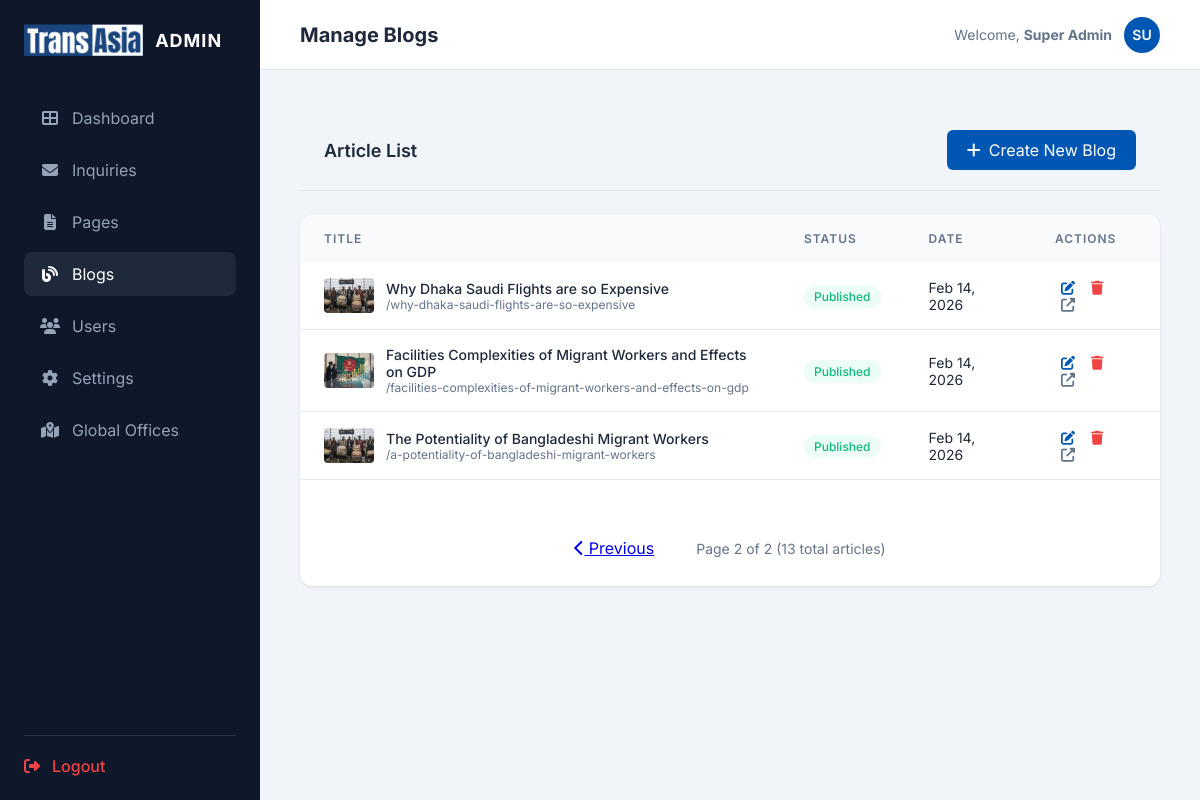
The page /admin/blogs.php?page=2 (signed in) on the database its author committed.
### tables this page shows
CREATE TABLE `blogs` (
  `id` int(11) NOT NULL AUTO_INCREMENT,
  `title` varchar(255) NOT NULL,
  `slug` varchar(255) NOT NULL,
  `keywords` text DEFAULT NULL,
  `content` longtext DEFAULT NULL,
  `excerpt` text DEFAULT NULL,
  `image_url` varchar(255) DEFAULT NULL,
  `status` enum('Draft','Published') DEFAULT 'Draft',
  `created_at` timestamp NOT NULL DEFAULT current_timestamp(),
  `updated_at` timestamp NOT NULL DEFAULT current_timestamp() ON UPDATE current_timestamp(),
  PRIMARY KEY (`id`),
  UNIQUE KEY `slug` (`slug`)
);

### admin/blogs.php (the view, shortened to what this page needs)
<?php
include 'includes/admin-header.php';
$blogs_per_page = 10;
$current_page = isset($_GET['page']) ? max(1, intval($_GET['page'])) : 1;
$offset = ($current_page - 1) * $blogs_per_page;
$count_stmt = $pdo->query("SELECT COUNT(*) FROM blogs");
$total_blogs = $count_stmt->fetchColumn();
$total_pages = ceil($total_blogs / $blogs_per_page);
$stmt = $pdo->prepare("SELECT * FROM blogs ORDER BY created_at DESC LIMIT ? OFFSET ?");
$stmt->execute([$blogs_per_page, $offset]);
$blogs = $stmt->fetchAll();
?>
<div class="card-header" style="display: flex; justify-content: space-between; align-items: center; margin-bottom: 24px;">
    <h2>Article List</h2>
    <a href="blog-edit.php" class="btn btn-primary" style="background: var(--admin-primary); padding: 10px 20px; border-radius: 6px; text-decoration: none; color: white; display: flex; align-items: center; gap: 8px;">
        <i class="fas fa-plus"></i> Create New Blog
    </a>
</div>
<div class="content-card">
    <table class="admin-table">
        <thead>
            <tr>
                <th>Title</th>
                <th>Status</th>
                <th>Date</th>
                <th>Actions</th>
            </tr>
        </thead>
        <tbody>
            <?php foreach ($blogs as $blog): ?>
            <tr>
                <td>
                    <div style="display: flex; align-items: center; gap: 12px;">
                        <?php if ($blog['image_url']): ?>
                            <img src="../<?php echo htmlspecialchars($blog['image_url']); ?>" style="width: 50px; height: 35px; object-fit: cover; border-radius: 4px;">
                        <?php else: ?>
                            <div style="width: 50px; height: 35px; background: #eee; border-radius: 4px; display: flex; align-items: center; justify-content: center; font-size: 10px; color: #999;">No Image</div>
                        <?php endif; ?>
                        <div>
                            <div style="font-weight: 500;"><?php echo htmlspecialchars($blog['title']); ?></div>
                            <div style="font-size: 12px; color: var(--text-muted);">/<?php echo htmlspecialchars($blog['slug']); ?></div>
                        </div>
                    </div>
                </td>
                <td>
                    <span class="badge <?php echo ($blog['status'] == 'Published') ? 'badge-success' : 'badge-pending'; ?>">
                        <?php echo $blog['status']; ?>
                    </span>
                </td>
                <td><?php echo date('M d, Y', strtotime($blog['created_at'])); ?></td>
                <td>
                    <a href="blog-edit.php?id=<?php echo $blog['id']; ?>" class="btn-action" title="Edit" style="color: var(--admin-primary);"><i class="fas fa-edit"></i></a>
                    <a href="?delete=<?php echo $blog['id']; ?>" class="btn-action" title="Delete" style="color: #ef4444;" onclick="return confirm('Are you sure you want to delete this blog?')"><i class="fas fa-trash"></i></a>
                    <a href="../blog-detail.php?slug=<?php echo $blog['slug']; ?>" target="_blank" class="btn-action" title="View"><i class="fas fa-external-link-alt"></i></a>
                </td>
            </tr>
            <?php endforeach; ?>
        </tbody>
    </table>
    <?php if ($total_pages > 1): ?>
    <div style="display: flex; justify-content: center; align-items: center; gap: 10px; margin-top: 30px; padding: 20px;">
        <?php if ($current_page > 1): ?>
            <a href="?page=<?php echo $current_page - 1; ?>" class="btn btn-outline-sm" style="padding: 8px 16px;">
                <i class="fas fa-chevron-left"></i> Previous
            </a>
        <?php endif; ?>
        <span style="padding: 8px 16px; color: var(--text-muted); font-size: 14px;">
            Page <?php echo $current_page; ?> of <?php echo $total_pages; ?> (<?php echo $total_blogs; ?> total articles)
        </span>
    </div>
    <?php endif; ?>
</div>
<?php include 'includes/admin-footer.php'; ?>

### css/admin-styles.css (style rules this page uses)
* { box-sizing: border-box; margin: 0; padding: 0; }
:root { --admin-bg: #f1f5f9; --admin-card-bg: #ffffff; --admin-primary: #0056b3; --admin-secondary: #64748b; --sidebar-width: 260px; --sidebar-bg: #0f172a; --sidebar-hover: #1e293b; --text-main: #1e293b; --text-muted: #64748b; --border-color: #e2e8f0; --success: #10b981; --warning: #f59e0b; --danger: #ef4444; }
body.admin-page { background-color: var(--admin-bg); color: var(--text-main); font-family: 'Inter', sans-serif; margin: 0; display: flex; }
.content-card { background: white; border-radius: 12px; box-shadow: 0 1px 3px rgba(0, 0, 0, 0.1); overflow: hidden; }
.card-header { padding: 20px 24px; border-bottom: 1px solid var(--border-color); display: flex; align-items: center; justify-content: space-between; }
.card-header h2 { font-size: 18px; font-weight: 600; margin: 0; }
.admin-table { width: 100%; border-collapse: collapse; }
.admin-table th { text-align: left; padding: 16px 24px; background: #f8fafc; font-size: 12px; text-transform: uppercase; color: var(--text-muted); font-weight: 600; letter-spacing: 1px; }
.admin-table td { padding: 16px 24px; border-bottom: 1px solid var(--border-color); font-size: 14px; }
.badge { padding: 4px 10px; border-radius: 99px; font-size: 12px; font-weight: 500; }
.badge-success { background: #ecfdf5; color: #10b981; }
.btn-action { padding: 6px; color: var(--text-muted); transition: color 0.3s ease; cursor: pointer; }

### rows shown on the page
blogs: image_url (picture), title "Why Dhaka Saudi Flights are so Expensive", slug "why-dhaka-saudi-flights-are-so-expensive", status "Published", created_at "Feb 14, 2026"
blogs: image_url (picture), title "Facilities Complexities of Migrant Workers and Effects on GDP", slug "facilities-complexities-of-migrant-workers-and-effects-on-gdp", status "Published", created_at "Feb 14, 2026"
blogs: image_url (picture), title "The Potentiality of Bangladeshi Migrant Workers", slug "a-potentiality-of-bangladeshi-migrant-workers", status "Published", created_at "Feb 14, 2026"

### other values the page prints
$page_title "Manage Blogs"
$_SESSION['admin_user'] "Super Admin"
substr($_SESSION['admin_user'], 0, 2) "SU"
$current_page "2"
$total_pages "2"
$total_blogs "13"
